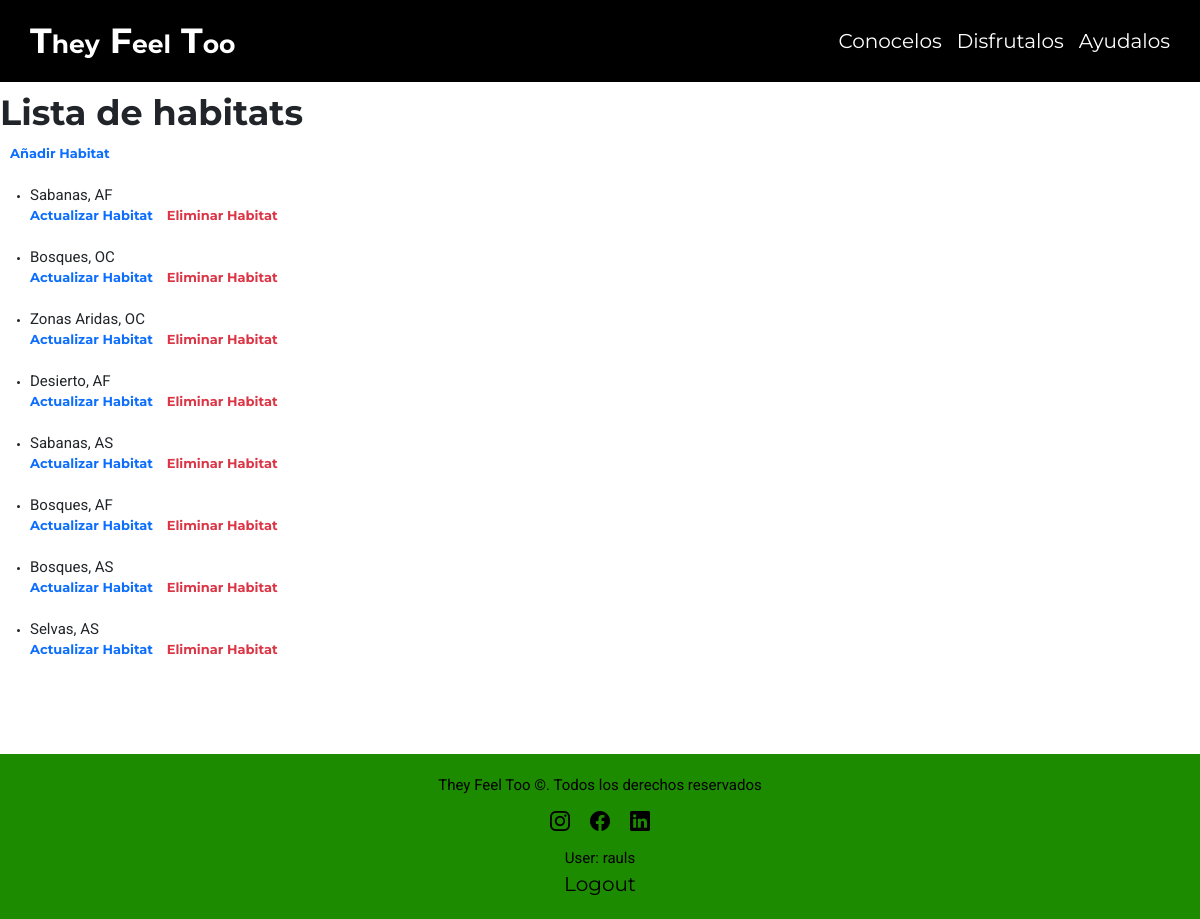
Page /home/habitats/ (signed in) on the committed database.
### home/models.py (models this page shows, shortened)
class Habitat(models.Model):
    CONTINENTE = [
        ("AF", "Africa"),
        ("AS", "Asia"),
        ("AM", "America"),
        ("EU", "Europa"),
        ("OC", "Oceania"),
        ("AN", "Antartida"),
        ("M", "Mundo"),
    ]
    nombre = models.CharField(max_length=100)
    continente = models.CharField(max_length=2, choices=CONTINENTE)
    def __str__(self):
        return f"{self.nombre}, {self.continente}"

### home/views.py (the view)
class HabitatListView(PermissionRequiredMixin, generic.ListView):
    permission_required = "home.is_admin"
    model = Habitat
    paginate_by = 10

### home/templates/home/habitat_list.html (shortened to what this page needs)
{% extends "base_generic.html" %}
{% block content %}
<h1 class="mt-3">Lista de habitats</h1>
<div class="habitat-list">
    {% if perms.home.is_admin %}
    <a href="{% url 'habitat_create' %}">Añadir Habitat</a>
    {% endif %}
    {% if habitat_list %}
    <ul>
        {% for habitat in habitat_list %}
        <li>
            <p>{{ habitat }}</p>
            {% if perms.home.is_admin %}
            <a href="{% url 'habitat_update' habitat.pk %}">
                Actualizar Habitat
            </a>
            <a class="text-danger" href="{% url 'habitat_delete' habitat.pk %}">
                Eliminar Habitat
            </a>
            {% endif %}
        </li>
        {% endfor %}
</div>
{% else %}
<p>No hay habitats</p>
{% endif %}
{% endblock %}

### home/templates/base_generic.html (shortened to what this page needs)
<!DOCTYPE html>
<html lang="es">
<head>
    <link rel="stylesheet" href="https://cdn.jsdelivr.net/npm/bootstrap-icons@1.10.5/font/bootstrap-icons.css">
    <link rel="stylesheet" href="https://cdn.jsdelivr.net/npm/bootstrap@5.3.0-alpha3/dist/css/bootstrap.min.css">
    {% load static %}
    <link rel="stylesheet" href="{% static 'css/app.css' %}" />
</head>
<body>
    {% block navbar %}
    <div class="header--background solid--header">
        <header class="contenedor header">
            <h1>T<span>hey</span> F<span>eel</span> T<span>oo</span></h1>
            <nav class="navbar">
                <a href="{% url 'index' %}">Conocelos</a>
                <a href="{% url 'index' %}">Disfrutalos</a>
                <a href="{% url 'index' %}">Ayudalos</a>
            </nav>
        </header>
    </div>
    {% endblock %}
    {% block content %}{% endblock %}
    {% block footer %}
    <footer class="site-footer">
        <p>They Feel Too &#169. Todos los derechos reservados</p>
        <div>
            <a target="_blank" href="https://www.instagram.com/"><i class="bi bi-instagram"></i></a>
            <a target="_blank" href="https://www.facebook.com/"><i class="bi bi-facebook"></i></a>
            <a target="_blank" href="https://www.linkedin.com/in/raul-funes/"><i class="bi bi-linkedin"></i></a>
        </div>
        {% if user.is_authenticated %}
        <p>User: {{ user.get_username }}</p>
        <p><a href="{% url 'logout'%}?next={{request.path}}">Logout</a></p>
        {% else %}
        <p><a href="{% url 'login'%}?next={{request.path}}">Login</a></p>
        {% endif %}
    </footer>
    {% endblock %}
</body>
</html>

### home/static/css/app.css (style rules this page uses)
html { -webkit-text-size-adjust: 100%; line-height: 1.15 }
body { margin: 0 }
h1 { font-size: 2em; margin: .67em 0 }
a { background-color: transparent }
html { box-sizing: border-box; font-size: 62.5% }
body { font-family: Roboto, sans-serif }
h1, h2 { font-family: Montserrat, sans-serif; font-weight: 700 }
h1, h2, h3, h4 { margin: 0 }
h1 { font-size: 3.5rem }
a { font-family: Montserrat, sans-serif; text-decoration: none }
a, p { font-size: 2rem }
p { font-family: Roboto, sans-serif }
.contenedor { margin: 0 auto; width: min(95%, 120rem) }
.header--background { background-color: transparent; left: 0; position: absolute; top: 0; width: 100%; z-index: 2 }
.header { color: #fff }
.header h1 { padding: 2rem 0; text-align: center }
.header h1 span { font-size: 2.5rem }
@media screen and (min-width:768px) { .header { align-items: center; display: flex; justify-content: space-between } }
.navbar { align-items: center; display: flex; flex-direction: column; gap: 1.5rem; padding: 1rem 0 }
.navbar a { color: #fff; text-decoration: none }
@media screen and (min-width:768px) { .navbar { flex-direction: row } }
.site-footer { background-color: #1c8b00; padding: 2rem }
.site-footer p { color: #000; font-size: 1.5rem; margin: 0; text-align: center }
.site-footer div { align-items: center; display: flex; justify-content: center }
.site-footer a { color: #000; margin: 1rem; transition: all .3s ease }
.solid--header { position: relative; background-color: black; }
.habitat-list { min-height: 75vh; height: 100%; margin: 1rem; }
.habitat-list a { font-size: 1.3rem; font-weight: bold; margin-right: 1rem; }
.habitat-list p { font-size: 1.5rem; margin: 2rem 0 0 0 ; }

### rows in the picture
Habitat: nombre+continente "Sabanas, AF"
Habitat: nombre+continente "Bosques, OC"
Habitat: nombre+continente "Zonas Aridas, OC"
Habitat: nombre+continente "Desierto, AF"
Habitat: nombre+continente "Sabanas, AS"
Habitat: nombre+continente "Bosques, AF"
Habitat: nombre+continente "Bosques, AS"
Habitat: nombre+continente "Selvas, AS"

### other values in the picture
{{ user.get_username }} "rauls"
